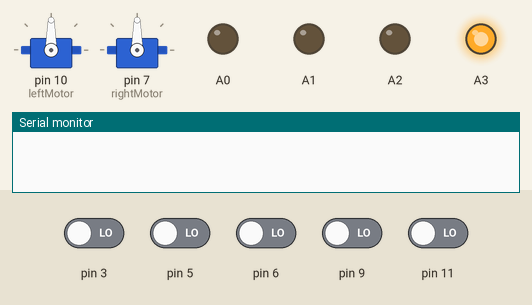
The sketch below on a simulated Arduino Uno, built with avr-gcc and run on an emulated ATmega328P. Shown: 2 × servo, output pins drawn as LEDs (lit = HIGH), the last lines printed to the serial monitor. Inputs (shaded band) come from the test bench; at power-on: pin 3, pin 5, pin 6, pin 9, pin 11 LOW.

Above: at 3.3 s.
At 8.3 s:
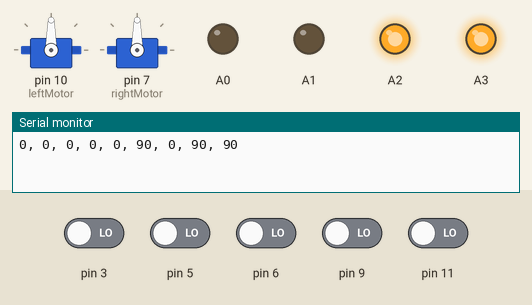
Timing chart, 0 to 9.8 s (numbered marks = the images above):
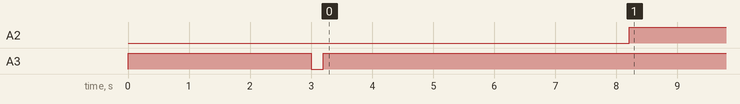

Measured:
- by itself, A2: LOW → HIGH at 8.2 s

The sketch:

MotorController.ino
```cpp
#include "MotorController.h"
#include "ControllerReader.h"

void setupMotorController() {
  leftMotor.attach(10);
  rightMotor.attach(7);
}

void updateMotorController() {
  //pwm 0 = horizontal
  //pwm 1 = verterical
  //val = analogRead(potpin);            // reads the value of the potentiometer (value between 0 and 1023)

  //
  if(PWM[3] != 0 && PWM[5] != 0) {
    xval = map(PWM[3] - 1080, 0, 780, 0, 180);     // scale it to use it with the servo (value between 0 and 180)
    Rval = map(PWM[5] - 1100, 0, 800, 0, 180);     // scale it to use it with the servo (value between 0 and 180)
    Lval = map(PWM[5] - 1100, 0, 800, 0, 180);     // scale it to use it with the servo (value between 0 and 180)

    if(xval > 90+15 || xval < 90-15) {
        Lval = 180-xval;
        Rval = xval;
    }

  } else {
    xval = 90;
    Rval = 90;
    Lval = 90;
  }


  leftMotor.write(Lval);                  // sets the servo position according to the scaled value
  rightMotor.write(Rval);                  // sets the servo position according to the scaled value

  Serial.print(PWM[0]);
  Serial.print(", ");
  Serial.print(PWM[1]);
  Serial.print(", ");
  Serial.print(PWM[2]);
  Serial.print(", ");
  Serial.print(PWM[3]);
  Serial.print(", ");
  Serial.print(PWM[5]);
  Serial.print(", ");
  Serial.print(xval);
  Serial.print(", ");
  Serial.print(yval);
  Serial.print(", ");
  Serial.print(Lval);
  Serial.print(", ");
  Serial.print(Rval);
  Serial.print("\n");

  delay(15);
}
```

AudioPlayer.h
```cpp
#ifndef AudioPlayer
#define AudioPlayer

void setupAudioPlayer();
void updateAudioPlayer();

#endif
```

AudioPlayer.ino
```cpp
#include "AudioPlayer.h"

void setupAudioPlayer() {
  pinMode(A3, OUTPUT);
  digitalWrite(A3, 1032/2);
  delay(3000);
  digitalWrite(A3, LOW);
  delay(200);
  digitalWrite(A3, 1032/2);

}
void updateAudioPlayer() {
   //digitalWrite(2, HIGH);
}
```

CarlBrain.ino
```cpp
#include "AudioPlayer.h"
#include "MotorController.h"
#include "ControllerReader.h"

void setup() {
  Serial.begin(9600);
  setupControllerReader();
  setupMotorController();
  setupCyclone();
  setupAudioPlayer();
}

void loop() {
  updateAudioPlayer();
  updateControllerReader();
  updateMotorController();
  updateCyclone();
}
```

ControllerReader.h
```cpp
#ifndef ControllerReader
#define ControllerReader

#define channels 6

byte CH [channels];
int PWM [channels];

void setupControllerReader();
void updateControllerReader();

#endif
```

ControllerReader.ino
```cpp
#include "ControllerReader.h"

void setupControllerReader() {
  CH[0] = 3;
  CH[1] = 5;
  CH[2] = 6;
  CH[3] = 9;
  CH[4] = 10;
  CH[5] = 11;

  for(int i = 0; i < channels; i++) {
      pinMode(CH[i], INPUT);
  }
}

void updateControllerReader() {

  //all
  //for(int i = 0; i < channels; i++) {
    //PWM[i] = pulseIn(CH[i], HIGH);
  //}


   //RIGHT SIDE
  PWM[0] = pulseIn(CH[0], HIGH);
  PWM[2] = pulseIn(CH[2], HIGH);
  PWM[1] = pulseIn(CH[1], HIGH);

  //LEFT SIDE
  PWM[3] = pulseIn(CH[3], HIGH);
  PWM[5] = pulseIn(CH[5], HIGH);

  //pwm 0 swa a
  //pwm 1 left stick horiz
  //pwm 2 swa a
  //pwm 3 right stick horiz
  //pwm 4 xxx
  //pwm 5 xxx
  //pwm 6

  //channel 1 = right stick horiz
  //channel 2 = right stick vert
  //channel 3 = left stick vert
  //channel 4 = left stick horiz
  //channel 5 = swa a
  //channel 6 = swa b
 //Serial.println(PWM[1]);
}
```

Cyclone.h
```cpp
#ifndef Cyclone
#define Cyclone

void setupControllerReader();
void updateControllerReader();

#endif
```

Cyclone.ino
```cpp
#include "Cyclone.h"

void setupCyclone() {
  pinMode(A0, OUTPUT);
  pinMode(A1, OUTPUT);
  pinMode(A2, OUTPUT);
}

void updateCyclone() {
  if(PWM[2] > 1550) digitalWrite(A0, HIGH);
  else digitalWrite(A0, LOW);
  if(PWM[2] < 1400) digitalWrite(A2, HIGH);
  else digitalWrite(A2, LOW);
  if(PWM[1] > 1450) digitalWrite(A1, HIGH);
  else digitalWrite(A1, LOW);
}
```

MotorController.h
```cpp
#ifndef MotorController
#define MotorController

#include <Servo.h>

Servo rightMotor;
Servo leftMotor;
int xval;
int yval;
int Rval;
int Lval;

void setupMotorController();
void updateMotorController();

#endif
```
